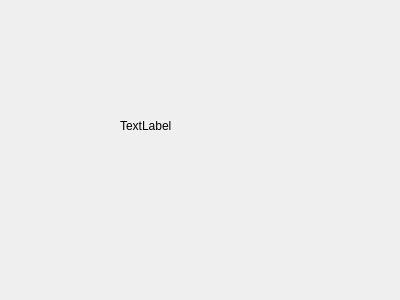
<?xml version="1.0" encoding="UTF-8"?>
<ui version="4.0">
 <class>Dialog</class>
 <widget class="QDialog" name="Dialog">
  <property name="geometry">
   <rect>
    <x>0</x>
    <y>0</y>
    <width>400</width>
    <height>300</height>
   </rect>
  </property>
  <property name="windowTitle">
   <string>Dialog</string>
  </property>
  <widget class="QLabel" name="label">
   <property name="geometry">
    <rect>
     <x>120</x>
     <y>120</y>
     <width>54</width>
     <height>12</height>
    </rect>
   </property>
   <property name="text">
    <string>TextLabel</string>
   </property>
  </widget>
 </widget>
 <resources/>
 <connections/>
</ui>
